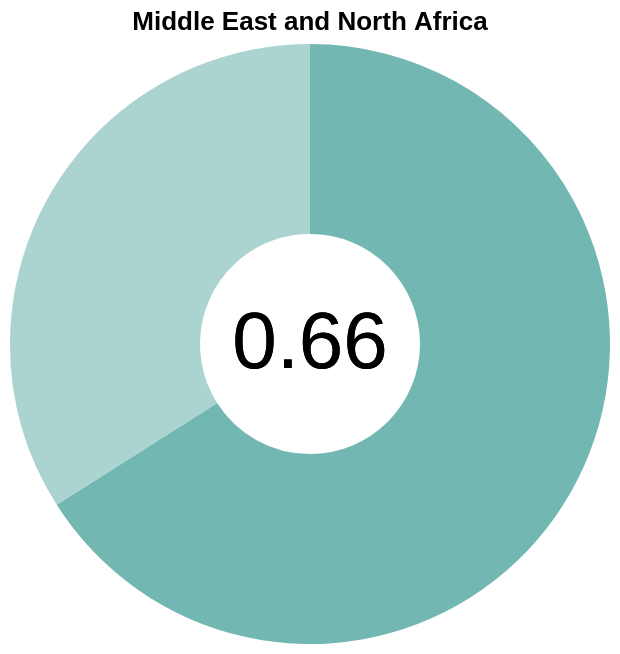

Write a Vega-Lite specification for this figure.
### Vega-Lite specification from a JSON file in a GitHub repository (floating-point values rounded to 4 significant figures)
{"$schema": "https://vega.github.io/schema/vega-lite/v5.json", "title": "Middle East and North Africa", "width": "container", "data": {"values": [{"category": "Likely", "value": 0.66}, {"category": "Unlikely", "value": 0.34}]}, "layer": [{"mark": {"type": "arc", "innerRadius": 55}, "encoding": {"theta": {"field": "value", "type": "quantitative"}, "color": {"field": "category", "scale": {"range": ["#72b7b2", "#abd4d1"]}, "legend": null}, "tooltip": [{"field": "value", "type": "quantitative", "title": "Proportion"}, {"field": "category", "type": "nominal", "title": "Likelihood to Report"}]}}, {"mark": {"type": "text", "text": "0.66", "fontSize": 40}, "encoding": {"color": {"value": "black"}}}]}
